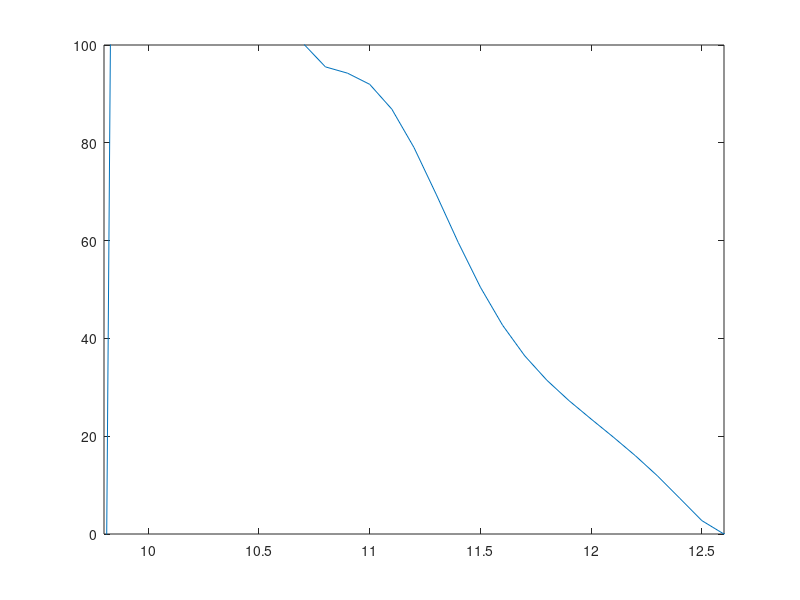

The MATLAB script that drew this image:
clear
% Cargo los valores
x = [9.82 10.83 11.06 11.12 11.18 11.24 11.3 11.36 11.39 11.45 11.51 11.56 11.62 11.74 11.86 11.95 12.07 12.25 12.33 12.45 12.6];
y = [100 95 90 85 80 75 70 65 60 55 50 45 40 35 30 25 20 15 10 5 0];

% Determino el polinomio
p = polyfit(x,y,9); % Coeficientes de un polinomio de grado 9

% Grafico en el rango que me interesa
x1=[9:0.1:13];
f =polyval(p,x1);
plot(x1,f), xlim([9.8 12.6]), ylim([0 100])